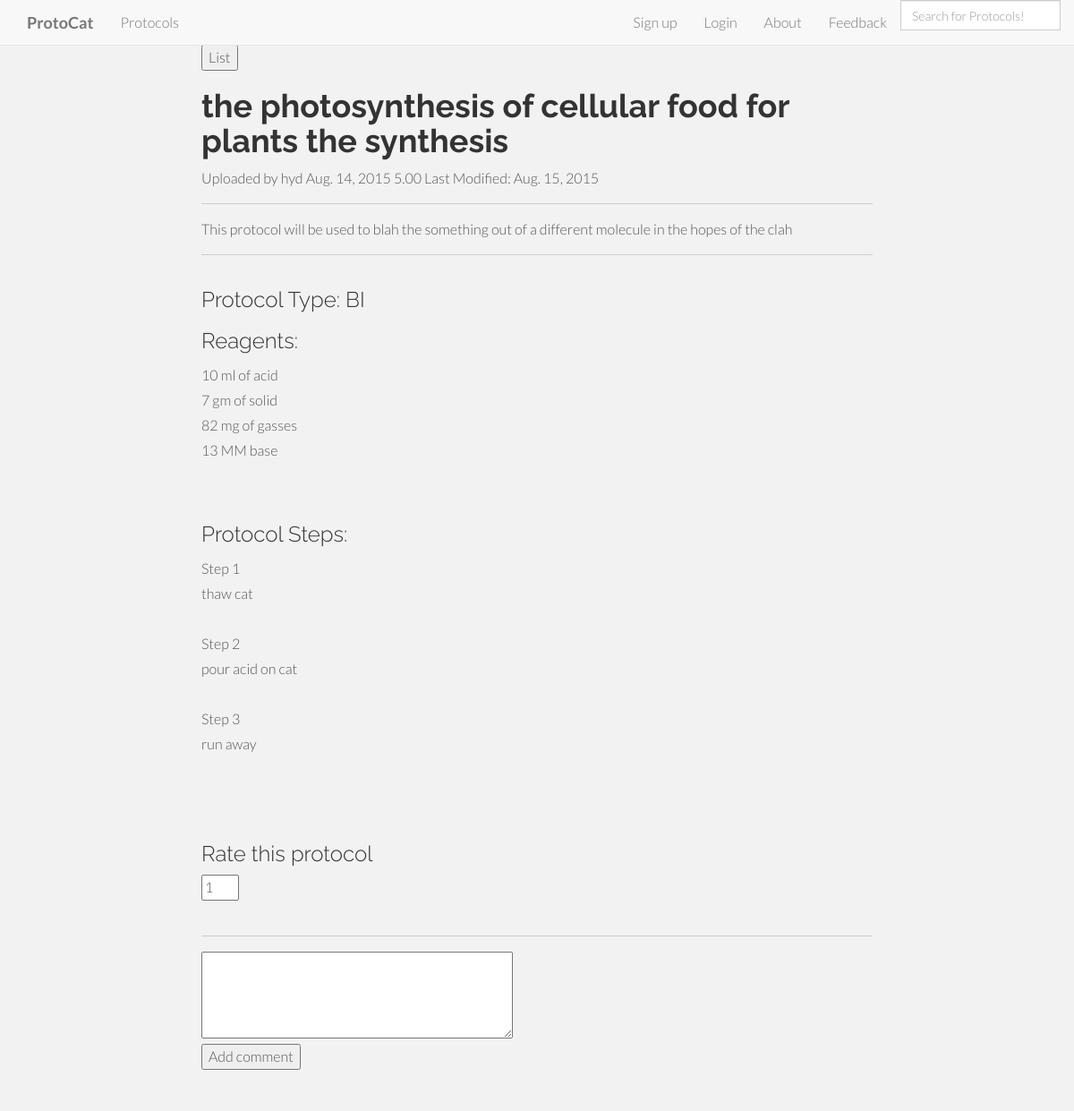
/protocol_display/91/, run on an earlier commit of the app's database.
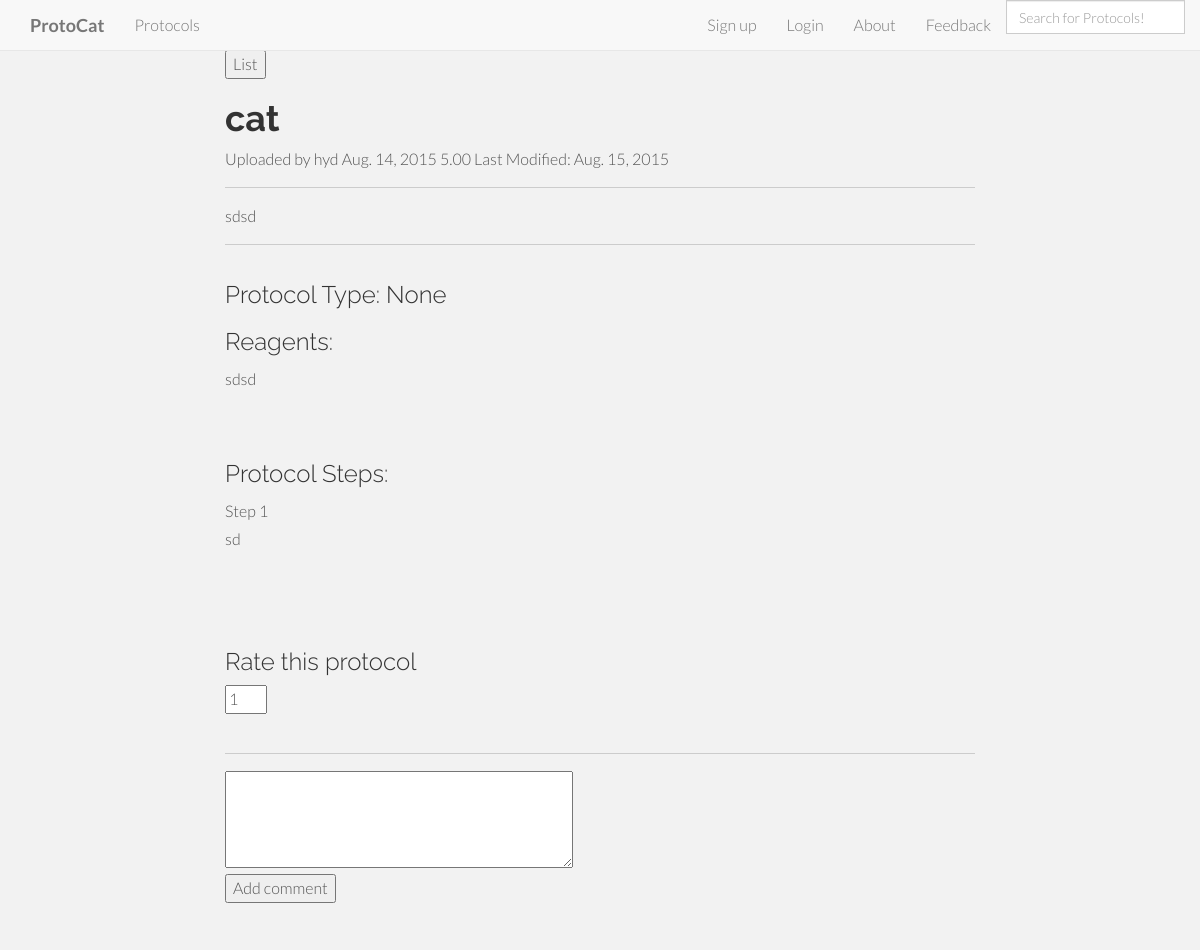
And on a later commit of the database.
### protocat_app/models.py (models this page shows)
class Protocol(models.Model):
    id = models.AutoField(primary_key=True)
    title = models.TextField()
    author = models.CharField(max_length=50)
    date_of_upload = models.DateField(auto_now_add=True)
    date_modified = models.DateField(auto_now=True)
    description = models.TextField(blank=True)
    protocol_type = models.CharField(max_length=2, choices=PROTOCOL_TYPES, null=True, blank=True)
    rating = models.DecimalField(
        validators=[MinValueValidator(0.0), MaxValueValidator(5.0)],
        max_digits=3, decimal_places=2, default=2.50)
    num_ratings = models.IntegerField(default=0)
    user_rated = models.TextField(default='')
    reagents = models.TextField(default='')
    protocol_steps = models.TextField(default='')

### protocat_app/views.py (the view)
# urls.py: url(r'^protocol_display/(?P<protocol_id>[0-9]+)/$', views.protocol_display, name='protocol_display'),
def protocol_display(request, protocol_id):
    protocol_items = Protocol.objects.get(id=protocol_id)
    steps = protocol_items.protocol_steps
    current_user = str(request.user)
    return render(request, 'protocat_app/protocol_display.html', {'protocol_items':protocol_items, 'steps':steps,'current_user':current_user})

### protocat_app/templates/protocat_app/protocol_display.html (shortened to what this page needs)
{% extends 'base.html' %}
{% load staticfiles %}
{% load comments %}
{% block content %}
    <div class="container">
        <div class="row">
            <div class="col-md-2"></div>
            <div class="col-md-8">
                <form action="/protocol_list">
                    <input type="submit" value="List">
                </form>
            </div>
            <div class="col-md-2"></div>
        </div>
        <div class="row">
            <div class="col-md-2"></div>
            <div class="col-md-8">
                <h1><strong>{{protocol_items.title}}</strong></h1>
                Uploaded by {{protocol_items.author}}
                {{protocol_items.date_of_upload}}
                {{protocol_items.rating}}
                Last Modified: {{protocol_items.date_modified}}
                <hr>
                {% if protocol_items.description %}
                {{protocol_items.description}}
                <hr>
                {% endif %}
            </div>
            <div class="col-md-2"></div>
        </div>
        <div class="row">
            <div class="col-md-2"></div>
            <div class="col-md-8">
                <h3>Protocol Type:  {{protocol_items.protocol_type}}</h3>
                <h3>Reagents: </h3> <p>{{protocol_items.reagents|linebreaksbr}}</p>
                <br>
                <h3>Protocol Steps: </h3> <p>{{steps|linebreaksbr}}</p>
            </div>
            <div class="col-md-2"></div>
        </div>
        <div class="row">
            <div class="col-md-2"></div>
            <div class="col-md-8">
                {% if current_user not in protocol_items.user_rated %}
            <br>
                <h3>Rate this protocol</h3>
            <form method="POST" action="/rating/{{protocol_items.id}}/">
                <input type="number" value="1" name="rating" min="1" max="5">
            </form>
            <br>
            {% endif %}
            </div>
            <div class="col-md-2"></div>
        </div>
        <div class="row">
            <div class="col-md-2"></div>
            <div class="col-md-8">
            {% get_comment_form for protocol_items as form %}
                <hr>
                <table>
                    <form action="{% comment_form_target %}" method="post">
                        <textarea name="comment" rows="4" cols="40"></textarea>
                        <br>
                        <input type="submit" value="Add comment" id="id_submit">
                    </form>
                </table>
                <br>
            </div>
            <div class="col-md-2"></div>
        </div>
        <br>
    </div>
{% endblock %}

### protocat_app/templates/base.html (shortened to what this page needs)
<!DOCTYPE html>
<html lang="en">
<head>
     {% load staticfiles %}
    <link rel="shortcut icon" href="{% static 'stylesheets/images/protocat.ico' %}">
    <link href="{% static 'stylesheets/bootstrap.min.css' %}" rel="stylesheet">
    <link href="{% static 'stylesheets/root_index.css' %}" rel="stylesheet">
    <link href="{% static 'stylesheets/user_authentication.css' %}" rel="stylesheet">
    <link href="{% static 'stylesheets/user_registration.css' %}" rel="stylesheet">
</head>
<body>
    <div id="sidebar">
        {% block sidebar %}
          <body data-spy="scroll" data-offset="0" data-target="#navigation">
                <div id="navigation" class="navbar navbar-default navbar-fixed-top">
                  <div class="container">
                    <div class="navbar-header">
                      <a class="navbar-brand" href="/"><b>ProtoCat</b></a>
                    </div>
                    <div class="navbar-collapse collapse">
                      <ul class="nav navbar-nav">
                        <li><a href="/protocol_list" class="smothscroll">Protocols</a></li>
                      </ul>
                        {% if not user.is_authenticated %}
                      <ul class="nav navbar-nav navbar-right">
                          <li><a href="/user_registration" class="smothscroll">Sign up</a></li>
                          <li><a href="/user_authentication" class="smothScroll">Login</a></li>
                        {% endif %}
                             <li><a href="/about" class="smothScroll">About</a></li>
                             <li><a href="/feedback" class="smothScroll">Feedback</a></li>
                             <li>
                                 <div class="input-group input-group-lg">
                                     <form class="form-search" method="GET" action="{% url 'search' %}">
                                         <input type="text" name="search" class="form-control" placeholder="Search for Protocols!">
                                     </form>
                                 </div>
                             </li>
                      </ul>
                    </div>
                  </div>
                </div>
        {% endblock %}
    </div>
    <div id="content">
        {% block content %}{% endblock %}
    </div>
</body>
</html>

### protocat_app/static/stylesheets/root_index.css (style rules this page uses)
body { background-color: #f2f2f2; font-family: "Lato"; font-weight: 300; font-size: 16px; color: #555; padding-top: 50px; -webkit-font-smoothing: antialiased; -webkit-overflow-scrolling: touch; }
h1, h2, h3, h4, h5, h6 { font-family: "Raleway"; font-weight: 300; color: #333; }
p { line-height: 28px; margin-bottom: 25px; }
a { color: #3bc492; word-wrap: break-word; -webkit-transition: color 0.1s ease-in, background 0.1s ease-in; -moz-transition: color 0.1s ease-in, background 0.1s ease-in; -ms-transition: color 0.1s ease-in, background 0.1s ease-in; -o-transition: color 0.1s ease-in, background 0.1s ease-in; transition: color 0.1s ease-in, background 0.1s ease-in; }
a:before, a:after { -webkit-transition: color 0.1s ease-in, background 0.1s ease-in; -moz-transition: color 0.1s ease-in, background 0.1s ease-in; -ms-transition: color 0.1s ease-in, background 0.1s ease-in; -o-transition: color 0.1s ease-in, background 0.1s ease-in; transition: color 0.1s ease-in, background 0.1s ease-in; }
hr { display: block; height: 1px; border: 0; border-top: 1px solid #ccc; margin: 1em 0; padding: 0; }

What changed in the data, as far as the page shows it:
changed Protocol "hyd": title "the photosynthesis of cellular food for plants the synthesis" → "cat"; description "This protocol will be used to blah the something out of a different molecule in the hopes of the clah" → "sdsd"; protocol_type "BI" → "None"; reagents "10 ml of acid 7 gm of solid 82 mg of gasses 13 MM base" → "sdsd"; protocol_steps "Step 1 thaw cat Step 2 pour acid on cat Step 3 run away" → "Step 1 sd"
